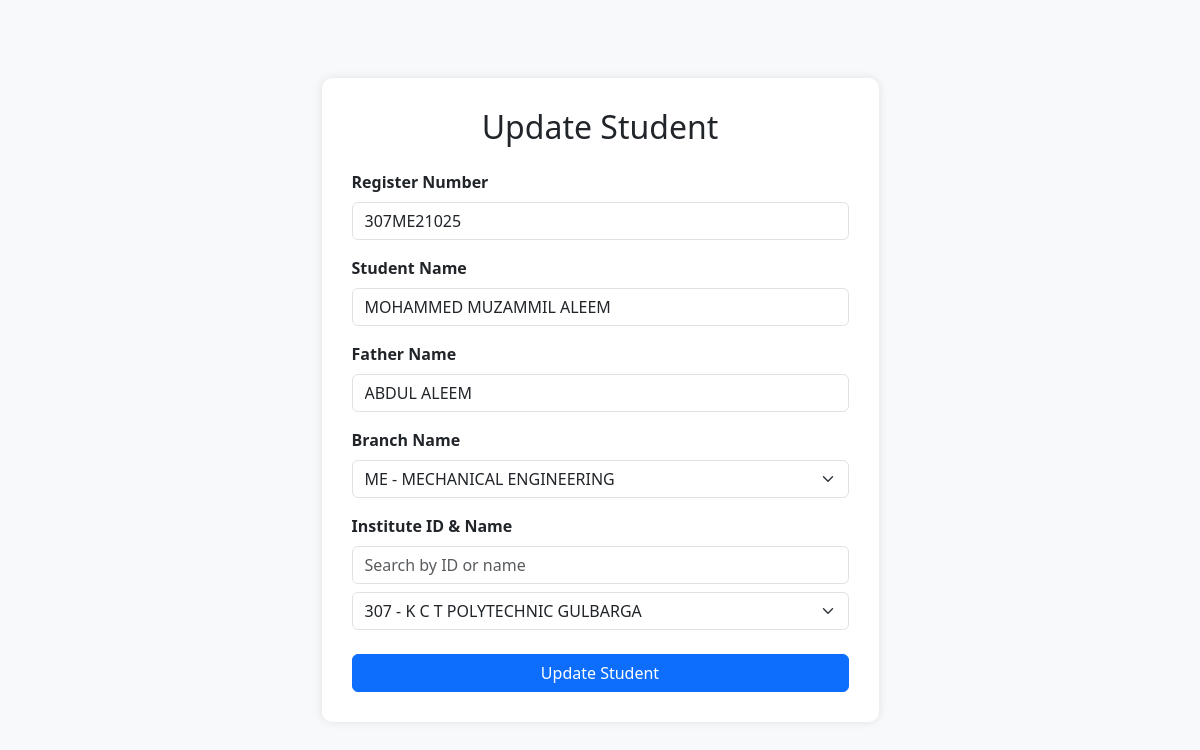
Page /bte/AdminDashboard/Forms/UpdateStudent.php?updatestudentwithregno=307ME21025 (signed in) on the committed database.
### tables this page shows
CREATE TABLE `students` (
  `register_number` varchar(12) NOT NULL,
  `student_name` varchar(255) NOT NULL,
  `father_name` varchar(255) DEFAULT NULL,
  `branch_id` varchar(5) DEFAULT NULL,
  `institute_id` int(5) DEFAULT NULL
);

### bte/AdminDashboard/Forms/UpdateStudent.php (the view, shortened to what this page needs)
<?php
include "../Backend/connectdb.php";
$sql_for_branch = "SELECT branch_id, branch_name FROM branches";
$sql_for_institute = "SELECT institute_id, institute_name FROM institutes";
$insert_branch = $conn->query($sql_for_branch);
$insert_institute = $conn->query($sql_for_institute);
mysqli_query($conn, "SET FOREIGN_KEY_CHECKS=0");
$register_number = "";
$student_name = "";
$father_name = "";
$branch_id = "";
$institute_id = "";
if (isset($_GET['updatestudentwithregno'])) {
    $register_number = $_GET['updatestudentwithregno'];
    $sql = "SELECT * FROM `students` WHERE register_number='$register_number'";
    $result = mysqli_query($conn, $sql);
    if ($result && mysqli_num_rows($result) > 0) {
        $row = mysqli_fetch_assoc($result);
        $register_number = $row['register_number'];
        $student_name = $row['student_name'];
        $father_name = $row['father_name'];
        $branch_id = $row['branch_id'];
        $institute_id = $row['institute_id'];
    } else {
        echo "Error: Student record not found.";
        exit();
    }
}
?>
<!DOCTYPE html>
<html lang="en">
<head>
    <link href="https://cdn.jsdelivr.net/npm/bootstrap@5.3.2/dist/css/bootstrap.min.css" rel="stylesheet">
</head>
<body>
    <div class="container">
        <div class="form-container">
            <form method="post">
                <h2 class="text-center mb-4">Update Student</h2>
                <div class="mb-3">
                    <label for="regNo" class="form-label">Register Number</label>
                    <input type="text" class="form-control" id="regNo" placeholder="Enter Student's Register Number" autocomplete="off" name="regNo" value="<?php echo htmlspecialchars($register_number); ?>">
                </div>
                <div class="mb-3">
                    <label for="sName" class="form-label">Student Name</label>
                    <input type="text" class="form-control" id="sName" placeholder="Enter Student Name" autocomplete="off" name="sName" value="<?php echo htmlspecialchars($student_name); ?>">
                </div>
                <div class="mb-3">
                    <label for="fName" class="form-label">Father Name</label>
                    <input type="text" class="form-control" id="fName" placeholder="Enter Father Name" autocomplete="off" name="fName" value="<?php echo htmlspecialchars($father_name); ?>">
                </div>
                <div class="mb-3">
                    <?php
                    if ($insert_branch->num_rows > 0) {
                        echo '<label for="branch" class="form-label">Branch Name</label>';
                        echo '<select name="branch" id="branch" class="form-select" aria-label="Default select example" required >';
                        while ($row = $insert_branch->fetch_assoc()) {
                            $selected = ($row['branch_id'] == $branch_id) ? 'selected' : '';
                            echo '<option value="' . htmlspecialchars($row['branch_id']) . '" ' . $selected . '>' . htmlspecialchars($row['branch_id']) . ' - ' . htmlspecialchars($row['branch_name']) . '</option>';
                        }
                        echo '</select>';
                    } else {
                        echo '<option value="" disabled>No branches found in the database.</option>';
                    }
                    ?>
                </div>
                <div class="mb-3">
                    <label for="institute" class="form-label">Institute ID & Name</label>
                    <input type="text" id="search_input_institute" class="form-control" placeholder="Search by ID or name">
                    <select name="institute" id="institute" class="form-select mt-2" aria-label="Select Institute" required>
                        <?php
                        if ($insert_institute->num_rows > 0) {
                            while ($row = $insert_institute->fetch_assoc()) {
                                $selected = ($row['institute_id'] == $institute_id) ? 'selected' : '';
                                echo '<option value="' . htmlspecialchars($row['institute_id']) . '" ' . $selected . '>' . htmlspecialchars($row['institute_id'] . ' - ' . $row['institute_name']) . '</option>';
                            }
                        } else {
                            echo '<option value="" disabled>No institutes found</option>';
                        }
                        ?>
                    </select>
                </div>
                <div class="d-grid gap-2 mt-3">
                    <button type="submit" class="btn btn-primary mt-2" name="student_update">Update Student</button>
                </div>
            </form>
        </div>
    </div>
</body>
</html>

### bte/AdminDashboard/Forms/UpdateStudent.php (style rules this page uses)
body { background-color: #f8f9fa; }
.container { height: 100vh; display: flex; justify-content: center; align-items: center; }
.form-container { background-color: #fff; border-radius: 10px; padding: 30px; box-shadow: 0px 0px 10px rgba(0, 0, 0, 0.1); }
.form-label { font-weight: bold; }

### rows in the picture
students: regNo "307ME21025", sName "MOHAMMED MUZAMMIL ALEEM", fName "ABDUL ALEEM"

### other values in the picture
form field branch "ME - MECHANICAL ENGINEERING"
form field institute "307 - K C T POLYTECHNIC GULBARGA"
